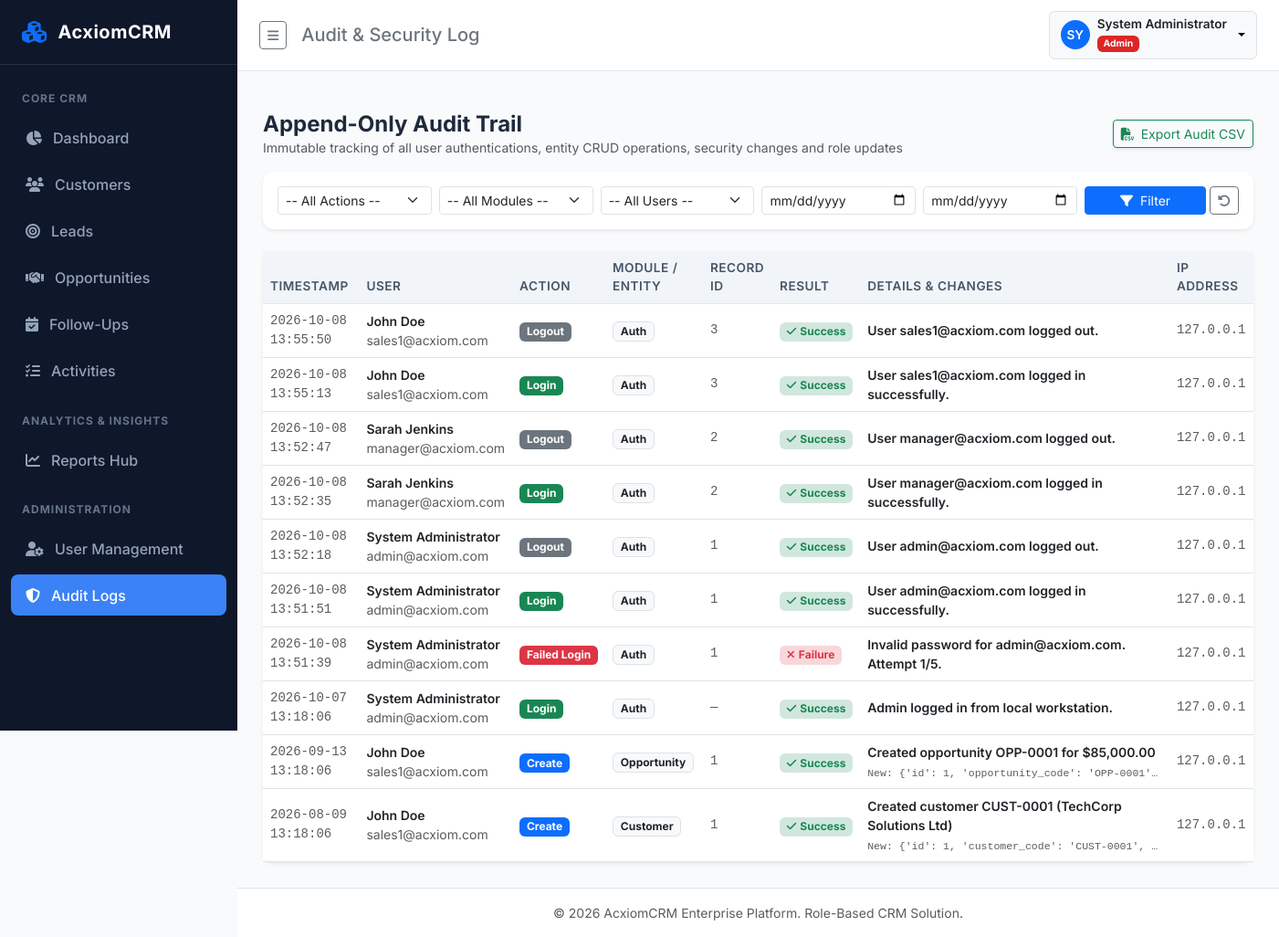
/audit/ (signed in), run on the app's committed database.
### app/models/user.py (models this page shows, shortened)
class User(UserMixin, db.Model):
    __tablename__ = 'users'
    id = db.Column(db.Integer, primary_key=True)
    name = db.Column(db.String(100), nullable=False)
    email = db.Column(db.String(120), unique=True, nullable=False, index=True)
    password_hash = db.Column(db.String(255), nullable=False)
    role = db.Column(db.String(50), nullable=False, default=Role.SALES_EXECUTIVE)
    is_active = db.Column(db.Boolean, default=True, nullable=False)
    failed_login_count = db.Column(db.Integer, default=0, nullable=False)
    lockout_end = db.Column(db.DateTime, nullable=True)
    created_date = db.Column(db.DateTime, default=lambda: datetime.now(timezone.utc), nullable=False)
    assigned_customers = db.relationship('Customer', foreign_keys='Customer.owner_id', backref='owner', lazy=True)
    assigned_leads = db.relationship('Lead', foreign_keys='Lead.assigned_to_id', backref='assigned_to', lazy=True)
    assigned_opportunities = db.relationship('Opportunity', foreign_keys='Opportunity.assigned_to_id', backref='assigned_to', lazy=True)
    assigned_followups = db.relationship('FollowUp', foreign_keys='FollowUp.assigned_to_id', backref='assigned_to', lazy=True)
    assigned_activities = db.relationship('Activity', foreign_keys='Activity.assigned_to_id', backref='assigned_to', lazy=True)
    audit_logs = db.relationship('AuditLog', backref='user', lazy=True)
    @property
    def is_admin(self):
        return self.role == Role.ADMIN

### app/models/audit.py (models this page shows, shortened)
class AuditLog(db.Model):
    __tablename__ = 'audit_logs'
    id = db.Column(db.Integer, primary_key=True)
    user_id = db.Column(db.Integer, db.ForeignKey('users.id'), nullable=True)
    user_email = db.Column(db.String(120), nullable=True) # Fallback if user deleted
    action = db.Column(db.String(50), nullable=False, index=True)
    entity_name = db.Column(db.String(100), nullable=False, index=True) # Module/Entity: Customer, Lead, Opportunity, Auth, User, FollowUp, Activity
    record_id = db.Column(db.String(50), nullable=True)
    old_value = db.Column(db.Text, nullable=True)
    new_value = db.Column(db.Text, nullable=True)
    details = db.Column(db.Text, nullable=True)
    result = db.Column(db.String(20), default='Success', nullable=False) # Success, Failure
    ip_address = db.Column(db.String(50), nullable=True)
    created_date = db.Column(db.DateTime, default=datetime.utcnow, nullable=False, index=True)

### app/routes/audit_routes.py (the view, shortened to what this page needs)
@audit_bp.route('/')
@login_required
@roles_required(Role.ADMIN, Role.MANAGER)
def list_logs():
    page = request.args.get('page', 1, type=int)
    action = request.args.get('action', '').strip()
    entity_name = request.args.get('entity_name', '').strip()
    user_id = request.args.get('user_id', 0, type=int)
    start_date = request.args.get('start_date', '').strip()
    end_date = request.args.get('end_date', '').strip()
    query = AuditLog.query
    if action:
        query = query.filter(AuditLog.action == action)
    if entity_name:
        query = query.filter(AuditLog.entity_name == entity_name)
    if user_id > 0:
        query = query.filter(AuditLog.user_id == user_id)
    if start_date:
        try:
            s_d = datetime.strptime(start_date, '%Y-%m-%d').date()
            query = query.filter(func.date(AuditLog.created_date) >= s_d)
        except ValueError:
            pass
    if end_date:
        try:
            e_d = datetime.strptime(end_date, '%Y-%m-%d').date()
            query = query.filter(func.date(AuditLog.created_date) <= e_d)
        except ValueError:
            pass
    logs_page = query.order_by(AuditLog.created_date.desc()).paginate(page=page, per_page=15, error_out=False)
    users = User.query.order_by(User.name).all()
    entities = ['Auth', 'User', 'Customer', 'Lead', 'Opportunity', 'FollowUp', 'Activity', 'Authorization']
    return render_template(
        'audit/index.html',
        logs_page=logs_page,
        action=action,
        entity_name=entity_name,
        user_id=user_id,
        start_date=start_date,
        end_date=end_date,
        actions=AuditAction.ALL,
        entities=entities,
        users=users
    )

### app/templates/audit/index.html (shortened to what this page needs)
{% extends "base.html" %}
{% block header_title %}Audit & Security Log{% endblock %}
{% block content %}
<div class="container-fluid p-0">
    <div class="d-flex justify-content-between align-items-center mb-3">
        <div>
            <h4 class="fw-bold mb-0">Append-Only Audit Trail</h4>
            <p class="text-muted small mb-0">Immutable tracking of all user authentications, entity CRUD operations, security changes and role updates</p>
        </div>
        <a href="{{ url_for('audit.list_logs', action=action, entity_name=entity_name, user_id=user_id, start_date=start_date, end_date=end_date, export='csv') }}" class="btn btn-outline-success btn-sm shadow-sm">
            <i class="fa-solid fa-file-csv me-1"></i> Export Audit CSV
        </a>
    </div>
    <div class="card mb-4 shadow-sm border-0">
        <div class="card-body p-3">
            <form method="GET" action="{{ url_for('audit.list_logs') }}" class="row g-2 align-items-center">
                <div class="col-md-2">
                    <select name="action" class="form-select form-select-sm">
                        <option value="">-- All Actions --</option>
                    </select>
                </div>
                <div class="col-md-2">
                    <select name="entity_name" class="form-select form-select-sm">
                        <option value="">-- All Modules --</option>
                    </select>
                </div>
                <div class="col-md-2">
                    <select name="user_id" class="form-select form-select-sm">
                        <option value="0">-- All Users --</option>
                    </select>
                </div>
                <div class="col-md-2">
                    <input type="date" name="start_date" class="form-control form-control-sm" value="{{ start_date }}" placeholder="From Date">
                </div>
                <div class="col-md-2">
                    <input type="date" name="end_date" class="form-control form-control-sm" value="{{ end_date }}" placeholder="To Date">
                </div>
                <div class="col-md-2 d-flex gap-1">
                    <button type="submit" class="btn btn-primary btn-sm flex-grow-1"><i class="fa-solid fa-filter me-1"></i> Filter</button>
                    <a href="{{ url_for('audit.list_logs') }}" class="btn btn-outline-secondary btn-sm"><i class="fa-solid fa-rotate-left"></i></a>
                </div>
            </form>
        </div>
    </div>
    <div class="card shadow-sm border-0">
        <div class="table-responsive">
            <table class="table align-middle table-hover mb-0">
                <thead>
                    <tr>
                        <th>Timestamp</th>
                        <th>User</th>
                        <th>Action</th>
                        <th>Module / Entity</th>
                        <th>Record ID</th>
                        <th>Result</th>
                        <th>Details & Changes</th>
                        <th>IP Address</th>
                    </tr>
                </thead>
                <tbody>
                    {% if logs_page.items %}
                        {% for log in logs_page.items %}
                            <tr>
                                <td class="small text-muted font-monospace">{{ log.created_date.strftime('%Y-%m-%d %H:%M:%S') }}</td>
                                <td>
                                    {% if log.user %}
                                        <div class="fw-semibold text-dark small">{{ log.user.name }}</div>
                                        <div class="small text-muted">{{ log.user.email }}</div>
                                    {% else %}
                                        <span class="small text-muted">{{ log.user_email or 'System / Guest' }}</span>
                                    {% endif %}
                                </td>
                                <td>
                                    <span class="badge {% if log.action == 'Login' %}bg-success{% elif log.action == 'Failed Login' or log.action == 'Lockout' %}bg-danger{% elif log.action == 'Delete' %}bg-danger-subtle text-danger border border-danger-subtle{% elif log.action == 'Create' or log.action == 'Convert' %}bg-primary{% elif log.action == 'Role Change' or log.action == 'Security' %}bg-warning-subtle text-warning-emphasis border border-warning-subtle{% else %}bg-secondary{% endif %}">
                                        {{ log.action }}
                                    </span>
                                </td>
                                <td><span class="badge bg-light text-dark border">{{ log.entity_name }}</span></td>
                                <td class="small font-monospace text-muted">{{ log.record_id or '—' }}</td>
                                <td>
                                    {% if log.result == 'Success' %}
                                        <span class="badge bg-success-subtle text-success"><i class="fa-solid fa-check me-1"></i>Success</span>
                                    {% else %}
                                        <span class="badge bg-danger-subtle text-danger"><i class="fa-solid fa-xmark me-1"></i>Failure</span>
                                    {% endif %}
                                </td>
                                <td>
                                    <div class="small fw-semibold text-dark">{{ log.details or '' }}</div>
                                    {% if log.old_value or log.new_value %}
                                        <div class="small text-muted mt-1 font-monospace" style="max-width: 320px; font-size: 0.72rem; overflow: hidden; text-overflow: ellipsis; white-space: nowrap;" title="New: {{ log.new_value }} | Old: {{ log.old_value }}">
                                            {% if log.new_value %}New: {{ log.new_value }}{% endif %}
                                        </div>
                                    {% endif %}
                                </td>
                                <td class="small text-muted font-monospace">{{ log.ip_address or '127.0.0.1' }}</td>
                            </tr>
                        {% endfor %}
                    {% endif %}
                </tbody>
            </table>
        </div>
    </div>
</div>
{% endblock %}

### app/templates/base.html (shortened to what this page needs)
<!DOCTYPE html>
<html lang="en">
<head>
    <link href="https://cdn.jsdelivr.net/npm/bootstrap@5.3.3/dist/css/bootstrap.min.css" rel="stylesheet">
    <link href="https://cdnjs.cloudflare.com/ajax/libs/font-awesome/6.5.1/css/all.min.css" rel="stylesheet">
    <link href="{{ url_for('static', filename='css/custom.css') }}" rel="stylesheet">
</head>
<body>
{% if current_user.is_authenticated %}
<div class="d-flex" id="wrapper">
    <div id="sidebar-wrapper">
        <div class="sidebar-brand">
            <i class="fa-solid fa-cubes text-primary fs-4"></i>
            <span>{{ app_name }}</span>
        </div>
        <div class="list-group list-group-flush pt-2">
            <div class="sidebar-heading">Core CRM</div>
            <div class="nav-item">
                <a href="{{ url_for('dashboard.index') }}" class="nav-link {% if request.endpoint == 'dashboard.index' %}active{% endif %}">
                    <i class="fa-solid fa-chart-pie w-20"></i> Dashboard
                </a>
            </div>
            <div class="nav-item">
                <a href="{{ url_for('customers.list_customers') }}" class="nav-link {% if 'customers.' in request.endpoint %}active{% endif %}">
                    <i class="fa-solid fa-users w-20"></i> Customers
                </a>
            </div>
            <div class="nav-item">
                <a href="{{ url_for('leads.list_leads') }}" class="nav-link {% if 'leads.' in request.endpoint %}active{% endif %}">
                    <i class="fa-solid fa-bullseye w-20"></i> Leads
                </a>
            </div>
            <div class="nav-item">
                <a href="{{ url_for('opportunities.list_opportunities') }}" class="nav-link {% if 'opportunities.' in request.endpoint %}active{% endif %}">
                    <i class="fa-solid fa-handshake w-20"></i> Opportunities
                </a>
            </div>
            <div class="nav-item">
                <a href="{{ url_for('followups.list_followups') }}" class="nav-link {% if 'followups.' in request.endpoint %}active{% endif %}">
                    <i class="fa-solid fa-calendar-check w-20"></i> Follow-Ups
                </a>
            </div>
            <div class="nav-item">
                <a href="{{ url_for('activities.list_activities') }}" class="nav-link {% if 'activities.' in request.endpoint %}active{% endif %}">
                    <i class="fa-solid fa-list-check w-20"></i> Activities
                </a>
            </div>
            <div class="sidebar-heading">Analytics & Insights</div>
            <div class="nav-item">
                <a href="{{ url_for('reports.hub') }}" class="nav-link {% if 'reports.' in request.endpoint %}active{% endif %}">
                    <i class="fa-solid fa-chart-line w-20"></i> Reports Hub
                </a>
            </div>
            {% if current_user.is_admin or current_user.is_manager %}
            <div class="sidebar-heading">Administration</div>
            {% if current_user.is_admin %}
            <div class="nav-item">
                <a href="{{ url_for('users.list_users') }}" class="nav-link {% if 'users.' in request.endpoint %}active{% endif %}">
                    <i class="fa-solid fa-user-gear w-20"></i> User Management
                </a>
            </div>
            {% endif %}
            <div class="nav-item">
                <a href="{{ url_for('audit.list_logs') }}" class="nav-link {% if 'audit.' in request.endpoint %}active{% endif %}">
                    <i class="fa-solid fa-shield-halved w-20"></i> Audit Logs
                </a>
            </div>
            {% endif %}
        </div>
    </div>
    <div id="page-content-wrapper">
        <nav class="top-navbar d-flex justify-content-between align-items-center">
            <div class="d-flex align-items-center gap-3">
                <button class="btn btn-outline-secondary btn-sm" id="sidebar-toggle" type="button">
                    <i class="fa-solid fa-bars"></i>
                </button>
                <h5 class="m-0 d-none d-md-block text-secondary">{% block header_title %}Overview{% endblock %}</h5>
            </div>
            <div class="d-flex align-items-center gap-3">
                <div class="dropdown">
                    <button class="btn btn-light dropdown-toggle d-flex align-items-center gap-2 border" type="button" data-bs-toggle="dropdown">
                        <div class="rounded-circle bg-primary text-white d-flex align-items-center justify-content-center" style="width: 32px; height: 32px; font-size: 0.85rem; font-weight: 600;">
                            {{ current_user.name[:2].upper() }}
                        </div>
                        <div class="text-start d-none d-sm-block">
                            <div class="fw-semibold text-dark" style="font-size: 0.85rem; line-height: 1.1;">{{ current_user.name }}</div>
                            <span class="badge {% if current_user.is_admin %}badge-role-admin{% elif current_user.is_manager %}badge-role-manager{% else %}badge-role-sales{% endif %}" style="font-size: 0.65rem;">
                                {{ current_user.role }}
                            </span>
                        </div>
                    </button>
                </div>
            </div>
        </nav>
        <div class="container-fluid px-4 pt-3">
        </div>
        <main class="main-content">
            {% block content %}{% endblock %}
        </main>
        <footer class="bg-white border-top py-3 px-4 text-center text-muted small mt-auto">
            &copy; {{ now.year }} {{ app_name }} Enterprise Platform. Role-Based CRM Solution.
        </footer>
    </div>
</div>
{% endif %}
</body>
</html>

### data on the page
User: name "SY", name "System Administrator", role "Admin"
AuditLog: created_date "2026-10-08 13:55:50", user.name "John Doe", user.email "sales1@acxiom.com", action "Logout", entity_name "Auth", record "3", result "Success" (drawn), details "User sales1@acxiom.com logged out.", ip_address "127.0.0.1"
AuditLog: created_date "2026-10-08 13:55:13", user.name "John Doe", user.email "sales1@acxiom.com", action "Login", entity_name "Auth", record "3", result "Success" (drawn), details "User sales1@acxiom.com logged in successfully.", ip_address "127.0.0.1"
AuditLog: created_date "2026-10-08 13:52:47", user.name "Sarah Jenkins", user.email "manager@acxiom.com", action "Logout", entity_name "Auth", record "2", result "Success" (drawn), details "User manager@acxiom.com logged out.", ip_address "127.0.0.1"
AuditLog: created_date "2026-10-08 13:52:35", user.name "Sarah Jenkins", user.email "manager@acxiom.com", action "Login", entity_name "Auth", record "2", result "Success" (drawn), details "User manager@acxiom.com logged in successfully.", ip_address "127.0.0.1"
AuditLog: created_date "2026-10-08 13:52:18", user.name "System Administrator", user.email "admin@acxiom.com", action "Logout", entity_name "Auth", record "1", result "Success" (drawn), details "User admin@acxiom.com logged out.", ip_address "127.0.0.1"
AuditLog: created_date "2026-10-08 13:51:51", user.name "System Administrator", user.email "admin@acxiom.com", action "Login", entity_name "Auth", record "1", result "Success" (drawn), details "User admin@acxiom.com logged in successfully.", ip_address "127.0.0.1"
AuditLog: created_date "2026-10-08 13:51:39", user.name "System Administrator", user.email "admin@acxiom.com", action "Failed Login", entity_name "Auth", record "1", result "Failure" (drawn), details "Invalid password for admin@acxiom.com. Attempt 1/5.", ip_address "127.0.0.1"
AuditLog: created_date "2026-10-07 13:18:06", user.name "System Administrator", user.email "admin@acxiom.com", action "Login", entity_name "Auth", record_id "—", result "Success" (drawn), details "Admin logged in from local workstation.", ip_address "127.0.0.1"
AuditLog: created_date "2026-09-13 13:18:06", user.name "John Doe", user.email "sales1@acxiom.com", action "Create", entity_name "Opportunity", record "1", result "Success" (drawn), details "Created opportunity OPP-0001 for $85,000.00", new_value "{'id': 1, 'opportunity_code': 'OPP-0001'…", ip_address "127.0.0.1"
AuditLog: created_date "2026-08-09 13:18:06", user.name "John Doe", user.email "sales1@acxiom.com", action "Create", entity_name "Customer", record "1", result "Success" (drawn), details "Created customer CUST-0001 (TechCorp Solutions Ltd)", new_value "{'id': 1, 'customer_code': 'CUST-0001',…", ip_address "127.0.0.1"

### other printed values
{{ app_name }} "AcxiomCRM"
